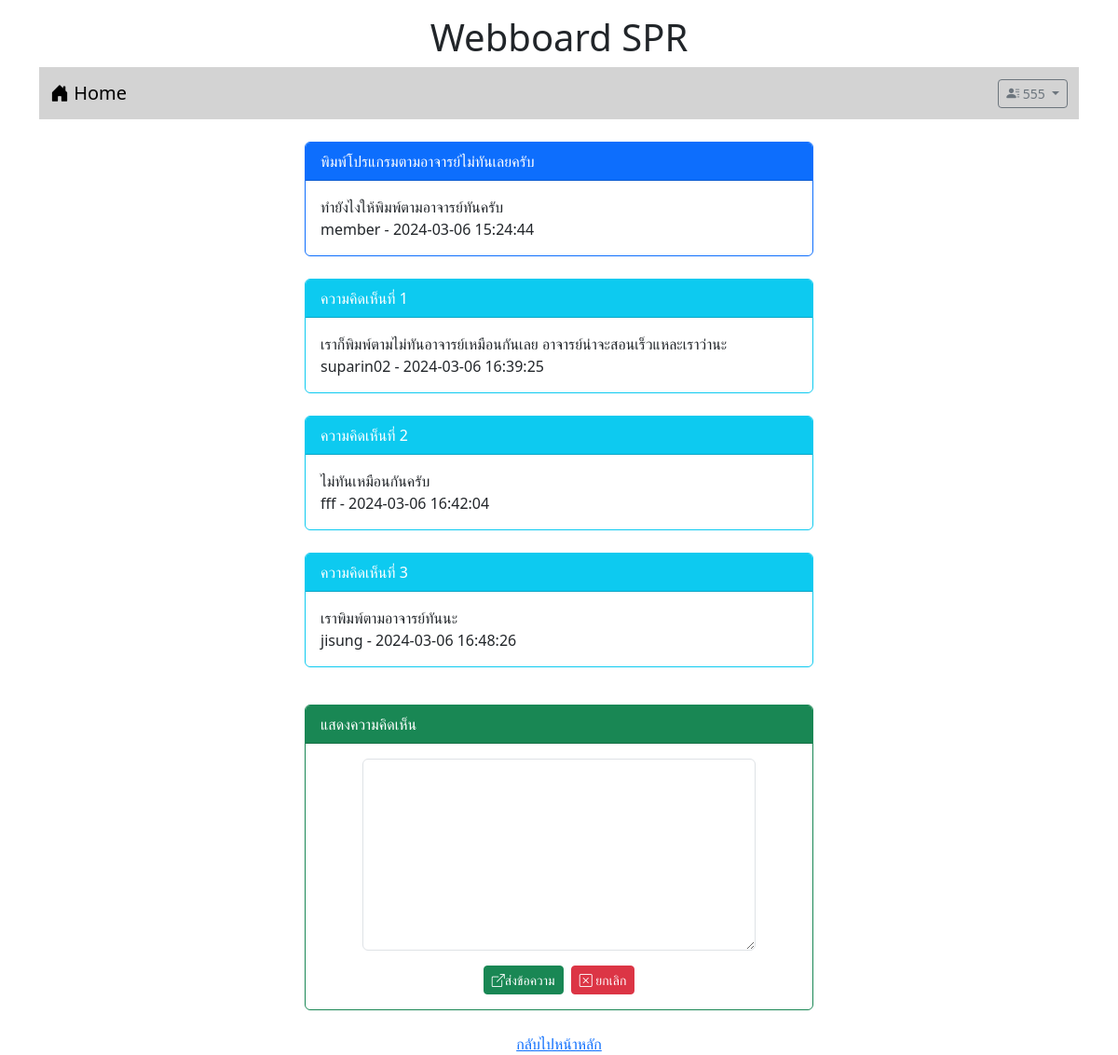
The page /post.php?id=4 (signed in) on the database its author committed.
### tables this page shows
CREATE TABLE `post` (
  `id` int(11) NOT NULL,
  `title` varchar(128) NOT NULL,
  `content` varchar(2048) NOT NULL,
  `post_date` datetime NOT NULL,
  `cat_id` int(11) NOT NULL,
  `user_id` int(11) NOT NULL
);

CREATE TABLE `user` (
  `id` int(11) NOT NULL,
  `login` varchar(32) NOT NULL,
  `password` varchar(64) NOT NULL,
  `name` varchar(64) NOT NULL,
  `gender` char(1) NOT NULL,
  `email` varchar(32) NOT NULL,
  `role` char(1) NOT NULL
);

CREATE TABLE `comment` (
  `id` int(11) NOT NULL,
  `content` varchar(20148) NOT NULL,
  `post_date` datetime NOT NULL,
  `user_id` int(11) NOT NULL,
  `post_id` int(11) NOT NULL
);

### post.php (the view, shortened to what this page needs)
<!DOCTYPE html>
<html lang="en">
<head>
    <link rel="stylesheet" href="bootstrap-5.3.2-dist/css/bootstrap.min.css">
    <link rel="stylesheet" href="https://cdn.jsdelivr.net/npm/bootstrap-icons@1.11.3/font/bootstrap-icons.min.css">
</head>
<body>
    <div class="container-lg">
        <h1 style="text-align: center;" class="mt-3">Webboard SPR</h1>
        <?php include "nav.php" ?>
        <div class="row mt-4">
            <div class="col-lg-3 col-md-2 col-sm-1"></div>
            <div class="col-lg-6 col-md-8 col-sm-10">
            <?php
                $conn = new PDO("mysql:host=localhost;dbname=webboard;charset=utf8","root","");
                $sql = "select post.title,post.content,post.post_date,user.login
                from post inner join user on (post.user_id=user.id) where post.id=$_GET[id]";
                $result = $conn->query($sql);
                while($row=$result->fetch()){
                    echo "<div class='card border-primary'>";
                    echo "<div class='card-header bg-primary text-white'>$row[0]</div>";
                    echo "<div class='card-body'>$row[1]<br>$row[3] - $row[2]</div>";
                    echo "</div>";
                }
            ?>
            <br>
            <?php
                $conn = new PDO("mysql:host=localhost;dbname=webboard;charset=utf8","root","");
                $sql = "select comment.content,comment.post_date,user.login
                from comment inner join user on (comment.user_id=user.id) where comment.post_id=$_GET[id]";
                $result = $conn->query($sql);
                $i = 1;
                while($row=$result->fetch()){
                    echo "<div class='card border-info'>";
                    echo "<div class='card-header bg-info text-white'>ความคิดเห็นที่ $i</div>";
                    echo "<div class='card-body'>$row[0]<br>$row[2] - $row[1]</div>";
                    echo "</div><br>";
                    $i = $i+1;
                }
            ?>
                <?php if(isset($_SESSION['id'])){ ?>
                <div class="card border-success mt-3">
                    <div class="card-header bg-success text-white">
                        แสดงความคิดเห็น</div>
                <div class="card-body">
                    <form action="post_save.php" method="post">
                        <div class="row mb-3 justify-content-center">
                            <div class="col-lg-10">
                                <textarea name="comment" rows="8" class="form-control" require></textarea>
                            </div>
                        </div>
                        <div class="row">
                            <div class="col-lg-12 d-flex justify-content-center">
                                <button type="submit" class="btn btn-success btn-sm text-white">
                                    <i class="bi bi-box-arrow-up-right"></i>ส่งข้อความ
                                </button>
                                <button type="reset" class="btn btn-danger btn-sm ms-2">
                                <i class="bi bi-x-square"></i> ยกเลิก</button>
                            </div>
                        </div>
                    </form>
                </div>
            </div>
            <?php } ?>
            <br>
            </div>
            <div class="col-lg-3 col-md-2 col-sm-1"></div>
        </div>
    </div>
    <div style="text-align: center;"><a href="index.php">กลับไปหน้าหลัก</a></div>
</body>
</html>

### rows shown on the page
post: title "พิมพ์โปรแกรมตามอาจารย์ไม่ทันเลยครับ", content "ทำยังไงให้พิมพ์ตามอาจารย์ทันครับ", user.login "member", post_date "2024-03-06 15:24:44"
comment: content "เราก็พิมพ์ตามไม่ทันอาจารย์เหมือนกันเลย อาจารย์น่าจะสอนเร็วแหละเราว่านะ", user.login "suparin02", post_date "2024-03-06 16:39:25"
comment: content "ไม่ทันเหมือนกันครับ", user.login "fff", post_date "2024-03-06 16:42:04"
comment: content "เราพิมพ์ตามอาจารย์ทันนะ", user.login "jisung", post_date "2024-03-06 16:48:26"

### other values the page prints
$_SESSION['username'] "555"
